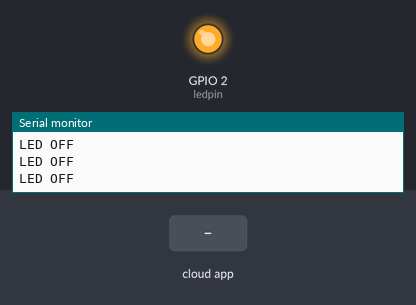
Simulated run of this sketch. Board: ESP8266 (NodeMCU). Shown: output pins drawn as LEDs (lit = HIGH), the last lines printed to the serial monitor. The test bench sets the inputs (shaded band). WiFi joins after 1.5 s; servers stay silent unless stated; the Firebase database answers and starts empty.

Above: at 2.8 s.
2.9 s: the phone or cloud app sets LED_STATUS to 1
At 4.0 s:
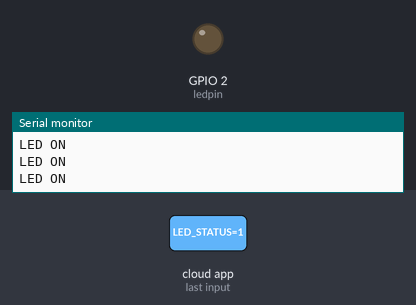
4.9 s: the phone or cloud app sets LED_STATUS to 0
At 6.2 s:
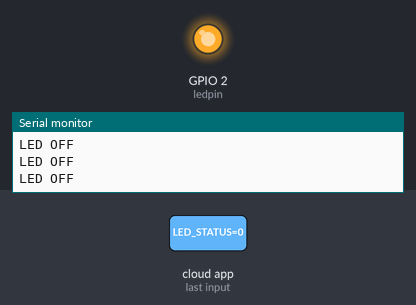
Timing chart, 0 to 7.9 s (numbered marks = the images above; inputs shaded):
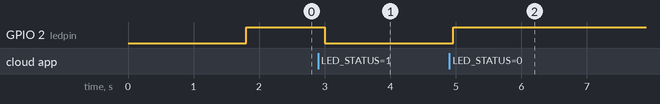

Measured:
- after the input at 2.9 s, GPIO 2 (ledpin): HIGH → LOW after 0.10 s
- after the input at 4.9 s, GPIO 2 (ledpin): LOW → HIGH after 0.06 s

The sketch:

firebase_led1.ino
```cpp
#include <ESP8266WiFi.h>
#include <FirebaseArduino.h>

#define FIREBASE_HOST "fir-led-9da44.firebaseio.com"
#define FIREBASE_AUTH "c1aXXUwknfpGIvQ9xKG1Xw2xS97qj9fO5xeIcKJO"
#define WIFI_SSID "Redmi"
#define WIFI_PASSWORD "vtbhyflx"

int ledpin=2;

void setup()
{
  Serial.begin(9600);
  pinMode(ledpin, OUTPUT);
// connect to wifi.
  WiFi.begin(WIFI_SSID, WIFI_PASSWORD);
  Serial.print("connecting");
  while (WiFi.status() != WL_CONNECTED) {
  Serial.print(".");
  delay(500);
  }

Serial.println();
Serial.print("connected: ");
Serial.println(WiFi.localIP());
Firebase.begin(FIREBASE_HOST, FIREBASE_AUTH);
Firebase.set("LED_STATUS", 0);
}

int n = 0;
void loop()
{
// get value
n = Firebase.getInt("LED_STATUS");
// handle error
if (n==0)
{

digitalWrite(ledpin,HIGH);
Serial.println("LED OFF");
return;
delay(10);
}
else {
Serial.println("LED ON");
digitalWrite(ledpin,LOW);
return;
}
}
```
